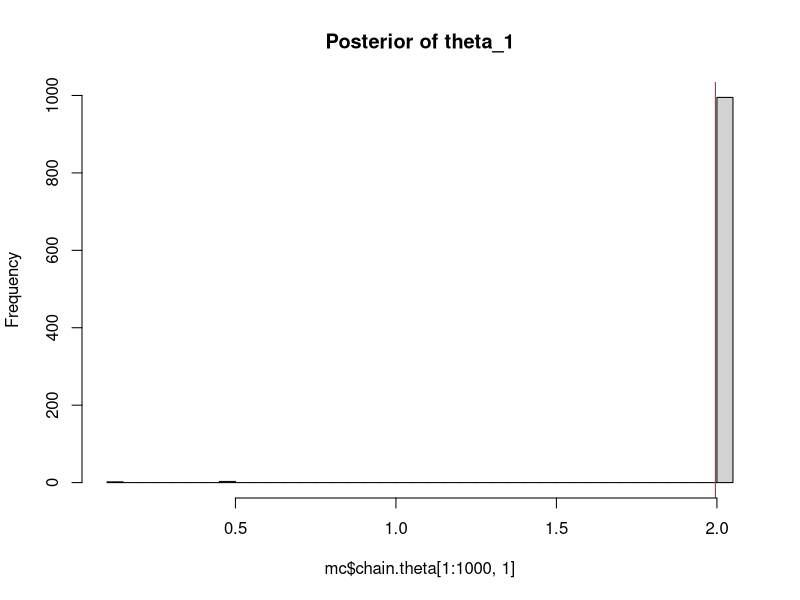
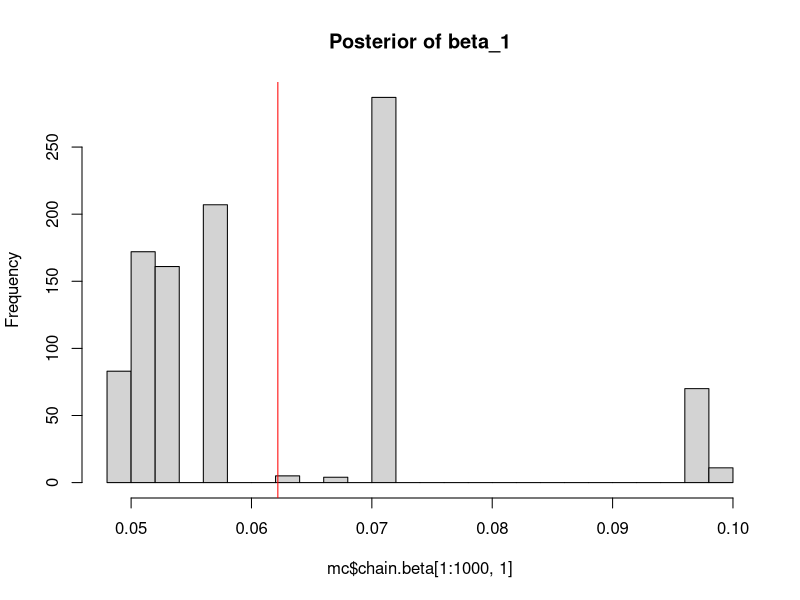
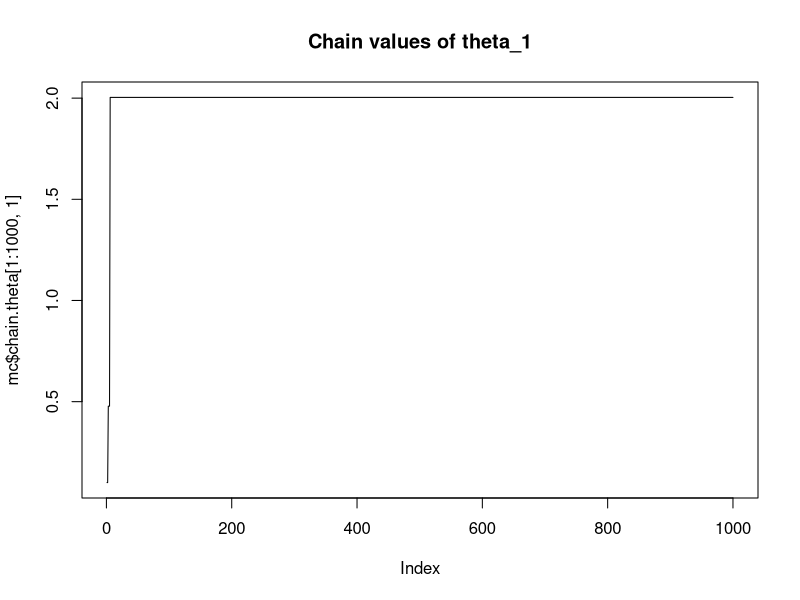
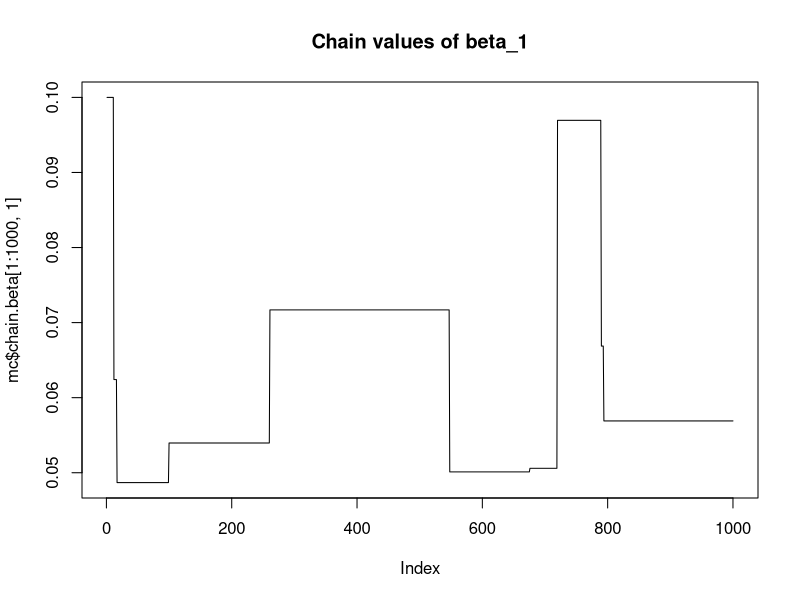

These figures' R source, in order:
library(ggplot2)
library(MCMCpack)
set.seed(62)
#DATA SIMULATION
rasch.modeling <- function(persons, items) {
  temp <- matrix(rep(items, length(persons)), ncol = length(persons))
  exp_index <- t(apply(temp, 1, '-', persons))
  probabilities <- 1 / (1 + exp(exp_index))
  output <- list()
  output$items <- items
  output$persons <- persons
  output$data <- matrix(apply(probabilities, 1, function(x) as.numeric(runif(1) > x)), ncol = length(persons))
  output
}
npersons <- 100
nitems <- 20
items <- rnorm(nitems, 0, 2)
persons <- rnorm(npersons)
rmdata <- rasch.modeling(persons, items)
X <- rmdata$data

probability <- function(beta, theta) {
  return(1 / (1 + exp(beta - theta)))
}

# loglikelihood of the data
data.like <- function(param, data){
  theta <- param[1] # person ability
  b <- param[2] # item difficulty
  p <- exp(theta - b)/(1 + exp(theta - b))
  y <- data # data
  # log likelihood
  like <- sum(y*log(p) + (1 - y)*log(1 - p)) 
  return(like)
}

# Ability log-prior
theta.prior <- function(mean = 0, sd = 1, val){
  mu <- mean # prior mean
  s <- sd # prior standard deviation
  y <- val # observed "x" value from prior
  prior <- dnorm(x = y, mean = mu, sd = s) 
  return(prior)
}

# Difficulty log-prior
b.prior <- function(mean = 0, sd = 1, val){
  mu <- mean
  s <- sd
  y <- val
  prior <- dnorm(x = y, mean = mu, sd = s)
  return(prior)
} 

# proposal, centered around the current value of the chain
prop.theta <- function(current){
  proposal <- rnorm(current, mean = current, sd = 1)
  return(proposal)
}

prop.beta <- function(current){
  proposal <- rnorm(current, mean = current, sd = 1)
  return(proposal)
}

acceptance <- function(proposal, chain.theta, chain.beta, X, mode) {
  P <- outer(chain.beta, chain.theta, probability)
  nitems <- length(chain.beta)
  npersons <- length(chain.theta)
  if (mode == 0) {
    P.proposal <- outer(chain.beta, proposal, probability)
    cond.prob.current <- exp(colSums(log(P) * X + log(1 - P)*(1 - X)))
    cond.prob.proposal <- exp(colSums(log(P.proposal) * X + log(1 - P.proposal)*(1 - X)))
  } else {
    P.proposal <- outer(proposal, chain.theta, probability)
    cond.prob.current <- exp(rowSums(log(P) * X + log(1 - P)*(1 - X)))
    cond.prob.proposal <- exp(rowSums(log(P.proposal) * X + log(1 - P.proposal)*(1 - X)))
  }
  return(cond.prob.proposal*theta.prior(val = proposal)/(cond.prob.current*b.prior(val = chain.beta)))
}


#GS alg
rasch.gs <- function(startvalue.theta, startvalue.beta, iterations, data, nitems, npersons) {
  X <- data
  chain.beta <- array(dim = c(iterations + 1, nitems))
  chain.theta <- array(dim = c(iterations + 1, npersons))
  chain.beta[1,] <- startvalue.beta 
  chain.theta[1,] <- startvalue.theta
  # iterations
  for (i in 2:iterations) {
    t.proposal <- prop.theta(chain.theta[i - 1,]) # sample a new value for theta
    b.proposal <- prop.beta(chain.beta[i - 1,])
    chain.theta[i,] <- ifelse(acceptance(t.proposal, chain.theta[i - 1,], chain.beta[i - 1,], X, 0) >= 1, 
           t.proposal,
           chain.theta[i - 1,])
    chain.beta[i,] <- ifelse(acceptance(b.proposal, chain.theta[i - 1,], chain.beta[i - 1,], X, 1) >= 1,
           b.proposal,
           chain.beta[i - 1,])
  }
  list <- list("chain.theta" = mcmc(chain.theta), "chain.beta" = mcmc(chain.beta))
  return(list)
}

startvalue.theta <- rep(0.1, npersons)
startvalue.beta <- rep(0.1, nitems)

mc <- rasch.gs(startvalue.theta, startvalue.beta, 5000, X, nitems, npersons)

par(mfrow = c(1,1))
burnIn <- 25
hist(mc$chain.theta[1:1000, 1],nclass = 30, main = "Posterior of theta_1")
abline(v = mean(mc$chain.theta[1:1000,1]), col = "red")
hist(mc$chain.beta[1:1000,1],nclass = 30, main = "Posterior of beta_1")
abline(v = mean(mc$chain.beta[1:1000,1]), col = "red")
plot(mc$chain.theta[1:1000,1], type = "l", main = "Chain values of theta_1" )
plot(mc$chain.beta[1:1000,1], type = "l",  main = "Chain values of beta_1" )
print(mc$chain.theta[1:burnIn, 1])
print(mc$chain.beta[1:burnIn, 1])
fitdistr(mc$chain.theta[burnIn,], "normal")
fitdistr(mc$chain.beta[burnIn,], "normal")
